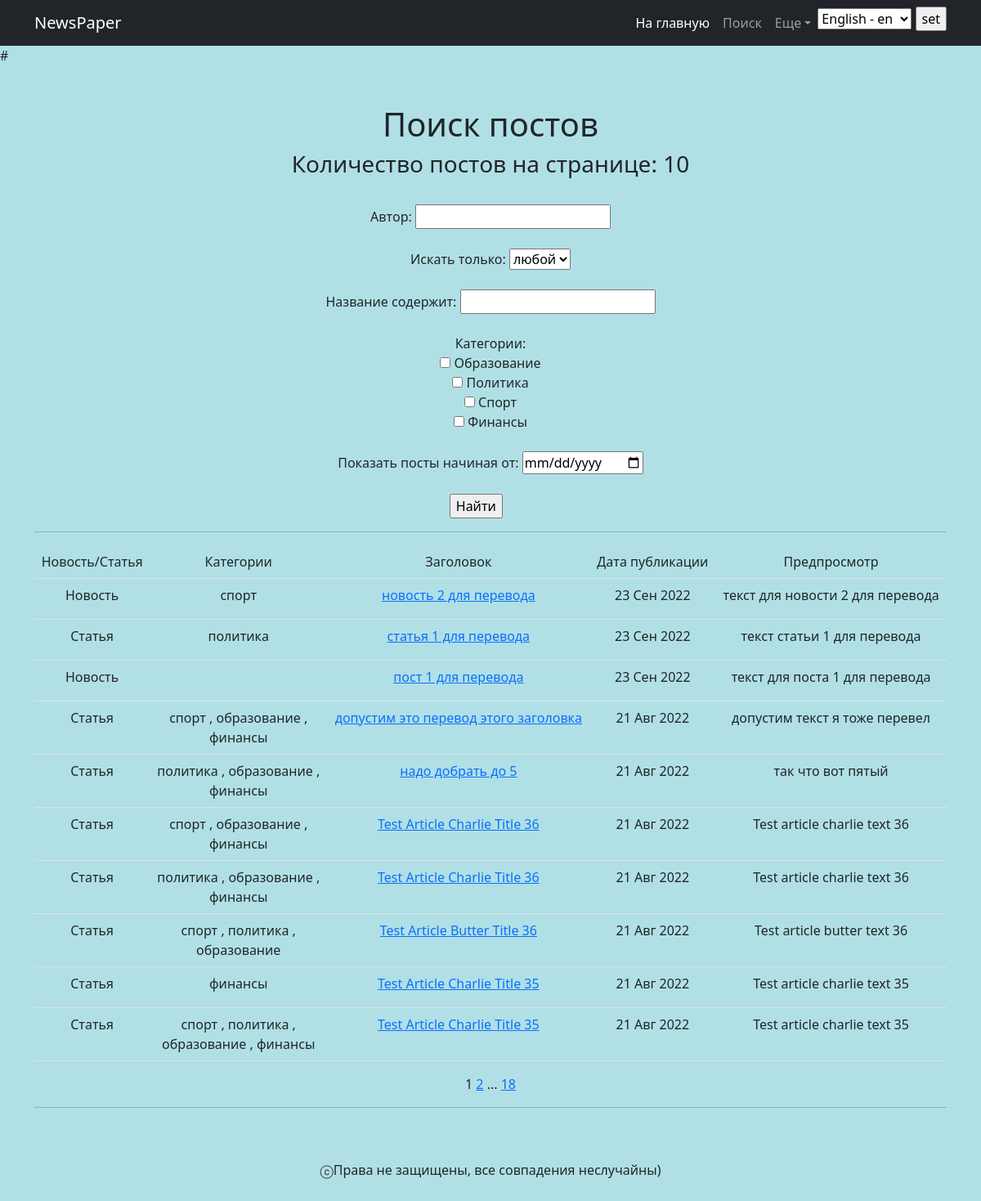
The app's page /news/search/ with its own data.
### news/models.py (models this page shows, shortened)
class Post(models.Model):                   # table of news and articles
    author = models.ForeignKey(Author, on_delete=models.CASCADE)
    type = models.CharField(max_length=1, choices=POST_TYPES, default='A')
    time_in = models.DateTimeField(auto_now_add=True)
    title = models.CharField(max_length=255)
    text = models.TextField()
    rating = models.IntegerField(default=0)
    categories = models.ManyToManyField(Category, through='PostCategory')

class Category(models.Model):               # table of categories
    name = models.CharField(max_length=30, unique=True)
    users = models.ManyToManyField(User, through='Subscribers')
    def __str__(self):
        return self.name.title()

### news/views.py (the view)
# urls.py: path('search/', PostsSearch.as_view(), name='posts_search'),
class PostsSearch(ListView):                    # responsible for posts list with filters output
    model = Post
    ordering = '-time_in'
    template_name = 'posts_search.html'
    context_object_name = 'posts_search'
    paginate_by = 10
    def get_queryset(self):                     # redefine function to get posts list
        queryset = cache.get_or_set('posts_list', super().get_queryset(), 300)
        self.filterset = PostsFilter(self.request.GET, queryset)
        return self.filterset.qs                # return extended queryset
    def get_context_data(self, **kwargs):       # add filtration object to context and return extended context
        context = super().get_context_data(**kwargs)
        context['filterset'] = self.filterset
        return context

### news/templatetags/custom_filters.py (called while the page is built)
@register.filter()
def censor(string):                                             # modify string aka censor above words
    try:
        for word in CURSE_WORDS:
            if word in string.lower():
                string = re.sub(f'{word}|{word.capitalize()}',
                                lambda match: match.group()[:1] + "*" * len(match.group()[1:]),
                                string)
    except AttributeError as e:
        print(e)
    return string

@register.filter()
def get_attribute(querydict, attr):                 # get attributes list from request.GET key
    return querydict.getlist(attr)

### news/templatetags/custom_tags.py (called while the page is built)
@register.simple_tag(takes_context=True)
def url_replace(context, **kwargs):                     # replace value of a param in current url
    d = context['request'].GET.copy()                   # need for switching pages without resetting filters
    for k, v in kwargs.items():
        d[k] = v
    return d.urlencode()

@register.simple_tag(takes_context=True)                # add timezone to context so we could alter theme using only this tag in default.html
def current_time(context, **kwargs):
    context['current_time'] = timezone.now()
    return ''                                           # return empty string, so there would be no None in default.html

### templates/posts_search.html (shortened to what this page needs)
{% extends 'flatpages/default.html' %}
{% load custom_filters %}
{% load custom_tags %}
{% load i18n %}
{% load tz %}
{% block content %}
    <h1>{% trans "Поиск постов" %}</h1>
    <h3> {% trans "Количество постов на странице" %}: {{ posts_search|length }} </h3>
    <br>
    <form action="" method="get" align="center">
        {% trans "Автор" %}: {{ filterset.form.author }}
        <br>
        <br>
        {% trans "Искать только" %}: {{ filterset.form.type }}
        <br>
        <br>
        {% trans "Название содержит" %}: {{ filterset.form.title__icontains }}
        <br>
        <br>
        <div>
            {{ filterset.form.category.label }}: {{ filterset.form.category }}
        </div>
        <br>
        {{ filterset.form.time_in__gt.label }}: {{ filterset.form.time_in__gt }}
        <br>
        <br>
        <div class="row">
            <div class="col-7" align="right">
                <input type="submit" value="Найти" />
            </div>
            <div class="col" align="right">
            </div>
        </div>
    </form>
    <hr>
    {% if posts_search %}
        <table class="table">
            <tr>
                <td>{% trans "Новость/Статья" %}</td>
                <td>{% trans "Категории" %}</td>
                <td>{% trans "Заголовок" %}</td>
                <td>{% trans "Дата публикации" %}</td>
                <td>{% trans "Предпросмотр" %}</td>
            </tr>
            {% for post in posts_search %}
                <tr style="height:50px">
                    {% if post.type == 'N' %}
                        <td>{% trans "Новость" %}</td>
                    {% elif post.type == 'A' %}
                        <td>{% trans "Статья" %}</td>
                    {% endif %}
                <td>
                {% for category in post.categories.all %}
                {{ category.name }}
                    {% if forloop.counter != post.categories.all|length %}
                        ,
                        {% if not forloop.counter0|divisibleby:2 %}
                            <br>
                        {% endif %}
                    {% endif %}
                {% endfor %}
                </td>
                <td><a href='../{{ post.pk }}'>{{ post.title|censor }}</a></td>
                <td>{{ post.time_in|date:'d M Y' }}</td>
                <td>{{ post.text|truncatewords:20|censor }}</td>
            </tr>
            {% endfor %}
        </table>
    {% else %}
        <h2>{% trans "Пока никаких новостей" %}</h2>
    {% endif %}
    {{ page_obj.number }}
    {% if page_obj.has_next %}
        <a href="?{% url_replace page=page_obj.next_page_number %}">{{ page_obj.next_page_number }}</a>
        {% if paginator.num_pages != page_obj.next_page_number %}
            ...
            <a href="?{% url_replace page=page_obj.paginator.num_pages %}">{{ page_obj.paginator.num_pages }}</a>
        {% endif %}
    {% endif %}
<hr>
{% endblock content %}

### records on screen
Post: title|censor "новость 2 для перевода", time_in "23 Сен 2022", text|censor "текст для новости 2 для перевода"
Category: name "спорт"
Post: title|censor "статья 1 для перевода", time_in "23 Сен 2022", text|censor "текст статьи 1 для перевода"
Category: name "политика"
Post: title|censor "пост 1 для перевода", time_in "23 Сен 2022", text|censor "текст для поста 1 для перевода"
Post: title|censor "допустим это перевод этого заголовка", time_in "21 Авг 2022", text|censor "допустим текст я тоже перевел"
Category: name "образование"
Category: name "финансы"
Post: title|censor "надо добрать до 5", time_in "21 Авг 2022", text|censor "так что вот пятый"
Post: title|censor "Test Article Charlie Title 36", time_in "21 Авг 2022", text|censor "Test article charlie text 36"
Post: title|censor "Test Article Charlie Title 36", time_in "21 Авг 2022", text|censor "Test article charlie text 36"
Post: title|censor "Test Article Butter Title 36", time_in "21 Авг 2022", text|censor "Test article butter text 36"
Post: title|censor "Test Article Charlie Title 35", time_in "21 Авг 2022", text|censor "Test article charlie text 35"
Post: title|censor "Test Article Charlie Title 35", time_in "21 Авг 2022", text|censor "Test article charlie text 35"

### other values on screen
{{ posts_search|length }} "10"
{{ filterset.form.category.label }} "Категории"
{{ filterset.form.time_in__gt.label }} "Показать посты начиная от"
{{ page_obj.number }} "1"
{{ page_obj.next_page_number }} "2"
{{ page_obj.paginator.num_pages }} "18"
form field language "English - en"
